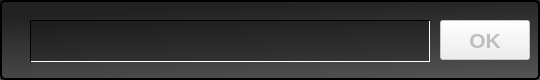
   <widget class="QFrame" name="frame_login">
    <property name="geometry">
     <rect>
      <x>210</x>
      <y>-270</y>
      <width>540</width>
      <height>80</height>
     </rect>
    </property>
    <property name="styleSheet">
     <string notr="true">QFrame {
background: #03224c;
padding: 2px;
text-align: center;
border-style: outset;
border-width: 2px;
border-radius: 5px;
color: rgb(255,255,255);
background: qlineargradient(x1:0.7, y1:0, x2: 1, y2: 1, stop: 0 #222222, stop: 1 #555555);
}</string>
    </property>
    <property name="frameShape">
     <enum>QFrame::StyledPanel</enum>
    </property>
    <property name="frameShadow">
     <enum>QFrame::Raised</enum>
    </property>
    <widget class="QLineEdit" name="pass">
     <property name="enabled">
      <bool>false</bool>
     </property>
     <property name="geometry">
      <rect>
       <x>30</x>
       <y>20</y>
       <width>400</width>
       <height>42</height>
      </rect>
     </property>
     <property name="sizePolicy">
      <sizepolicy hsizetype="Expanding" vsizetype="Fixed">
       <horstretch>0</horstretch>
       <verstretch>0</verstretch>
      </sizepolicy>
     </property>
     <property name="font">
      <font>
       <pointsize>16</pointsize>
      </font>
     </property>
     <property name="styleSheet">
      <string notr="true">background-color: rgba(0, 0, 0,63);
border-top: 1px solid #000000;
border-left: 1px solid #000000;
border-bottom: 1px solid #ffffff;
border-right: 1px solid #ffffff;
color:#ffffff;</string>
     </property>
     <property name="locale">
      <locale language="English" country="UnitedStates"/>
     </property>
     <property name="echoMode">
      <enum>QLineEdit::Password</enum>
     </property>
     <property name="readOnly">
      <bool>false</bool>
     </property>
    </widget>
    <widget class="QPushButton" name="pass_OK">
     <property name="enabled">
      <bool>false</bool>
     </property>
     <property name="geometry">
      <rect>
       <x>440</x>
       <y>20</y>
       <width>90</width>
       <height>40</height>
      </rect>
     </property>
     <property name="font">
      <font>
       <pointsize>16</pointsize>
       <weight>75</weight>
       <bold>true</bold>
      </font>
     </property>
     <property name="toolTip">
      <string/>
     </property>
     <property name="styleSheet">
      <string notr="true"/>
     </property>
     <property name="locale">
      <locale language="English" country="UnitedStates"/>
     </property>
     <property name="text">
      <string>OK</string>
     </property>
    </widget>
    <widget class="QLabel" name="label_pass">
     <property name="geometry">
      <rect>
       <x>30</x>
       <y>-200</y>
       <width>380</width>
       <height>40</height>
      </rect>
     </property>
     <property name="font">
      <font>
       <pointsize>16</pointsize>
       <weight>50</weight>
       <bold>false</bold>
      </font>
     </property>
     <property name="styleSheet">
      <string notr="true">color:#FFFFFF;
border:0px;
background:rgba(0,0,0,0);</string>
     </property>
     <property name="locale">
      <locale language="English" country="UnitedStates"/>
     </property>
     <property name="text">
      <string>Enter your PASSPHRASE</string>
     </property>
     <property name="alignment">
      <set>Qt::AlignCenter</set>
     </property>
    </widget>
    <widget class="QLabel" name="loading">
     <property name="geometry">
      <rect>
       <x>-100</x>
       <y>-110</y>
       <width>710</width>
       <height>110</height>
      </rect>
     </property>
     <property name="font">
      <font>
       <pointsize>14</pointsize>
       <weight>75</weight>
       <bold>true</bold>
      </font>
     </property>
     <property name="styleSheet">
      <string notr="true">background:rgba(0,0,0,0);
color:rgba(255,255,255,31);</string>
     </property>
     <property name="text">
      <string>Loading...</string>
     </property>
     <property name="alignment">
      <set>Qt::AlignCenter</set>
     </property>
    </widget>
    <widget class="QFrame" name="frame_login_info">
     <property name="geometry">
      <rect>
       <x>20</x>
       <y>-70</y>
       <width>410</width>
       <height>60</height>
      </rect>
     </property>
     <property name="font">
      <font>
       <pointsize>16</pointsize>
      </font>
     </property>
     <property name="styleSheet">
      <string notr="true">QFrame {
background: #03224c;
padding: 2px;
text-align: center;
border-style: outset;
border-width: 2px;
border-radius: 5px;
color: rgb(0,0,0);
background: qlineargradient(x1:0.7, y1:0, x2: 1, y2: 1, stop: 0 #CCCCCC, stop: 1 #FFFFFF);
}</string>
     </property>
     <property name="frameShape">
      <enum>QFrame::StyledPanel</enum>
     </property>
     <property name="frameShadow">
      <enum>QFrame::Raised</enum>
     </property>
     <widget class="QLabel" name="loading_2">
      <property name="geometry">
       <rect>
        <x>-100</x>
        <y>-110</y>
        <width>710</width>
        <height>110</height>
       </rect>
      </property>
      <property name="font">
       <font>
        <pointsize>14</pointsize>
        <weight>75</weight>
        <bold>true</bold>
       </font>
      </property>
      <property name="styleSheet">
       <string notr="true">background:rgba(0,0,0,0);
color:rgba(255,255,255,31);</string>
      </property>
      <property name="text">
       <string>Loading...</string>
      </property>
      <property name="alignment">
       <set>Qt::AlignCenter</set>
      </property>
     </widget>
     <widget class="QLabel" name="label_8">
      <property name="geometry">
       <rect>
        <x>0</x>
        <y>10</y>
        <width>410</width>
        <height>40</height>
       </rect>
      </property>
      <property name="font">
       <font>
        <pointsize>16</pointsize>
        <weight>75</weight>
        <bold>true</bold>
       </font>
      </property>
      <property name="styleSheet">
       <string notr="true">border:0px;
background:rgba(0,0,0,0);</string>
      </property>
      <property name="text">
       <string> Check input – please wait...</string>
      </property>
     </widget>
    </widget>
    <widget class="QLabel" name="label_pass_EXPORT">
     <property name="geometry">
      <rect>
       <x>30</x>
       <y>-70</y>
       <width>380</width>
       <height>40</height>
      </rect>
     </property>
     <property name="font">
      <font>
       <pointsize>9</pointsize>
       <weight>75</weight>
       <bold>true</bold>
      </font>
     </property>
     <property name="styleSheet">
      <string notr="true">color:#FFFFFF;
border:0px;
background:rgba(0,0,0,0);</string>
     </property>
     <property name="locale">
      <locale language="English" country="UnitedStates"/>
     </property>
     <property name="text">
      <string>EXPORT PASSPHRASE MODUS</string>
     </property>
     <property name="alignment">
      <set>Qt::AlignCenter</set>
     </property>
    </widget>
    <zorder>label_pass_EXPORT</zorder>
    <zorder>label_pass</zorder>
    <zorder>pass_OK</zorder>
    <zorder>pass</zorder>
    <zorder>frame_login_info</zorder>
    <zorder>loading</zorder>
   </widget>
